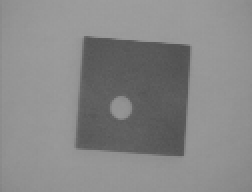
#> input picture Exercises/1/images/wdg.png, 126 x 96 px (shown 2 times larger)
$ jupyter execute --allow-errors exercise_session_1_mysol.ipynb   (shell and % lines are left out)   (text cells are left out)
#> lines starting #> are read from the running program, lines starting #| are printed output that depends on the picture; after the words box and inside, x2 and y2 are one past the last pixel; in counts of white or black regions, pixels touching at a corner belong together; pictures that were not available may be replaced by others from this repository, and a replacement may not be noted
[cell 1]

import numpy as np
import matplotlib.pyplot as plt
import cv2

from skimage import measure, color
from os import listdir

plt.rcParams['figure.figsize'] = (10, 10)
plt.rcParams['image.cmap'] = 'gray'

[cell 2]
im = cv2.imread("images/wdg.png")
#> im is the input picture: shape (96, 126, 3); min 80, max 157, mean 135.1
im = cv2.cvtColor(im, cv2.COLOR_BGR2GRAY)
#> im: shape (96, 126)
print(im.shape)
#| (96, 126)
plt.imshow(im)

[cell 3]
def threshold(im, th1, th2):
#> called with th1 = 140, th2 = 155
    out = im.copy()
    out[out < th1] = 0
    out[out > th2] = 0
#> out: shape (96, 126); min 0, max 155, mean 106

    return out;

[cell 4]
#plot intensity histogram
plt.figure()
plt.hist(im);

#segment
im_segmented = threshold(im,140,155);

#show segmented image
plt.figure()
plt.imshow(im_segmented)
#> figure, not shown here; tallest bar 65 high, from x = 134.7 to 134.7; tallest bar 88 high, from x = 142.4 to 142.5; tallest bar 85 high, from x = 142.5 to 142.5

[cell 5]
# axes for brain image
fig_brain, axs_brain = plt.subplots(1,2)

# load image, convert to grayscale and display
im_brain = cv2.imread("images/brain.png")
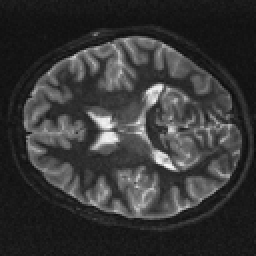
#> input picture Exercises/1/images/brain.png, 128 x 128 px (shown 2 times larger)
#> im_brain is the input picture: shape (128, 128, 3); min 9, max 251, mean 54.5
im_brain = cv2.cvtColor(im_brain, cv2.COLOR_BGR2GRAY)
#> im_brain: shape (128, 128)
plt.axes(axs_brain[0])
plt.imshow(im_brain)

#plot intensity histogram
plt.figure()
plt.hist(im_brain);

#segment
im_brain_segmented = threshold(im_brain,10,30);
#> in threshold (call 2), `out[out < th1] = 0`: out: shape (128, 128); min 0, max 251, mean 54.5

#show segmented image
#> (the rest of this cell did not finish here and is left out)

[cell 6]
# handles for shading image
fig_shading, axs_shading = plt.subplots(1,2)

# load image, convert to grayscale and display
im_shading = cv2.imread("images/shading.png")
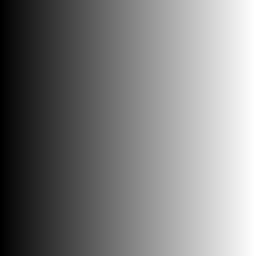
#> input picture Exercises/1/images/shading.gif, 128 x 128 px, given in place of shading.png, which was not available (shown 2 times larger)
#> im_shading is the input picture: shape (128, 128, 3); min 0, max 255, mean 128
im_shading = cv2.cvtColor(im_shading, cv2.COLOR_BGR2GRAY)
#> im_shading: shape (128, 128)
plt.axes(axs_shading[0])
plt.imshow(im_shading)

#plot intensity histogram
plt.figure()
plt.hist(im_shading);

#segment
im_shading_segmented = threshold(im_shading,10,30);
#> in threshold (call 3), `out[out < th1] = 0`: out: shape (128, 128); min 0, max 255, mean 127.8

#show segmented image
#> (the rest of this cell did not finish here and is left out)

[cell 7]
# load image
vid1 = cv2.VideoCapture("images/street1.gif")
ret, img1 = vid1.read()
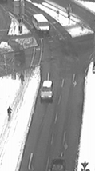
#> input picture Exercises/1/images/street1.gif, 95 x 171 px
#> img1 is the input picture: shape (171, 95, 3); min 47, max 255, mean 157.6
vid2 = cv2.VideoCapture("images/street2.gif")
ret, img2 = vid2.read()
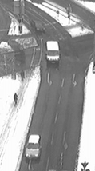
#> input picture Exercises/1/images/street2.gif, 95 x 171 px
#> img2 is the input picture: shape (171, 95, 3); min 48, max 255, mean 157

plt.subplot(121)
plt.imshow(img1)
plt.subplot(122)
plt.imshow(img2)

[cell 8]
img1 = np.float32(img1)
img2 = np.float32(img2)

[cell 9]
image_diff = np.abs(img1 - img2)/255.0
plt.imshow(image_diff)

[cell 10]
sq_of_images = listdir('images/sequence1/')
sq_of_images = ['images/sequence1/' + img for img in sq_of_images if img.endswith(".jpg")]

# 'sq_of_images' holds the list of image names. Create an image stack using them.
# read image and convert to float thus all operations are on floating image
stack = []
for i in range(0,len(sq_of_images)):
    im = cv2.imread(sq_of_images[i])/255.0
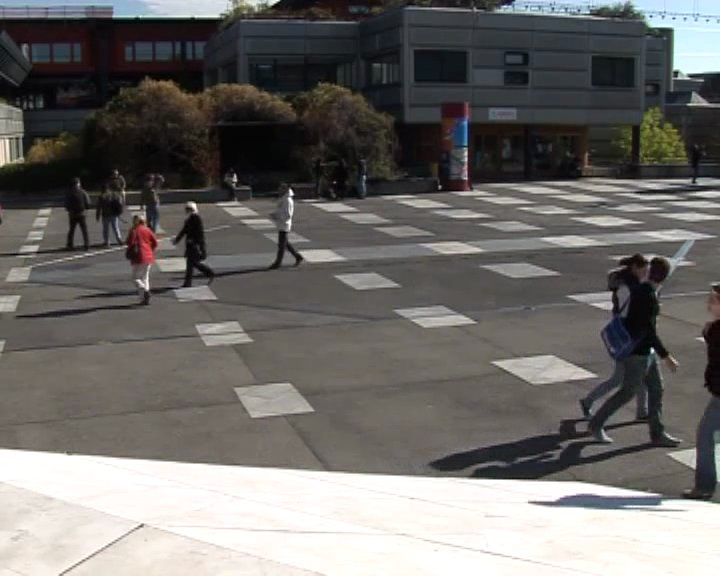
#> input picture Exercises/1/images/sequence1/im_001.jpg, 720 x 576 px
#> im: shape (576, 720, 3) float64
    stack.append(np.float32(im))

# compute mean of sequence
mean_image = np.mean(stack, axis=0)

# Compute the mean image using the stack and assign it to 'mean_image'.
plt.figure();
plt.imshow(mean_image);
plt.title('Background model');

mean_image = cv2.cvtColor(mean_image, cv2.COLOR_BGR2GRAY)
#> mean_image: shape (576, 720) float32

[cell 11]
T = 0.1
plt.figure(2)
plt.suptitle('Pedestrians')

fig = plt.figure(figsize=(20, 20))
for i in range(len(stack)):
    # Compute the foreground image here. Assign it to 'foreground' variable.
    foreground = stack[i];
    foreground = cv2.cvtColor(foreground, cv2.COLOR_BGR2GRAY);
    foreground = foreground - mean_image

    plt.subplot(6,5,i+1)
    plt.imshow(foreground)
    plt.axis('off')
    plt.title('Image: ' + str(i+1))
#> this loop made 3 passes
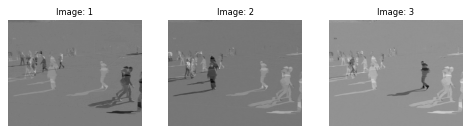
#> figure drawn by matplotlib, 3 panels

[cell 12]
# Add your code here. Before computing the model convert the images into gray-scale images.
gray_stack = []
for i in range(len(stack)):
    gray_stack.append(cv2.cvtColor(stack[i], cv2.COLOR_BGR2GRAY))
#> after the loop, gray_stack = 3 items
mu = np.mean(gray_stack, axis=0)
std = np.std(gray_stack, axis=0)

fig = plt.figure(figsize=(20, 20))
for i in range(len(stack)):
    # Compute the foreground image here. Assign it to 'foreground' variable.
    foreground = stack[i];
    foreground = cv2.cvtColor(foreground, cv2.COLOR_BGR2GRAY);

    foreground[(np.abs(foreground - mu) / std) > 0.5] = 1.0
    foreground[(np.abs(foreground - mu) / std) < 0.5] = 0.0

    plt.subplot(6,5,i+1)
    plt.imshow(np.multiply(foreground, gray_stack[i]))
    plt.axis('off')
    plt.title('Image: ' + str(i+1))
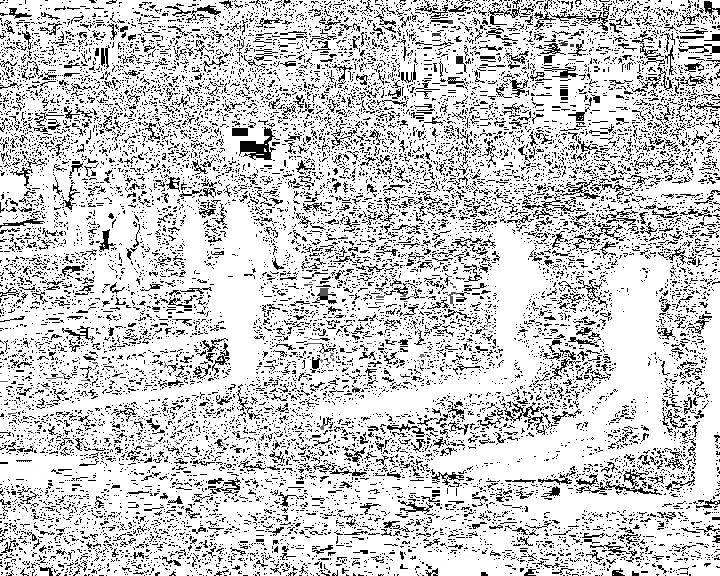
#> foreground: shape (576, 720) float32; min 0, max 1, mean 0.802

[cell 13]
im = cv2.imread("images/apples.jpg")
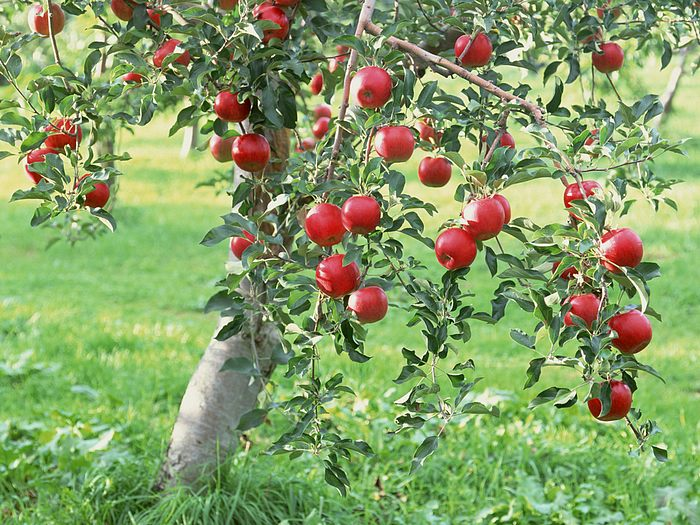
#> input picture Exercises/1/images/apples.jpg, 700 x 525 px
#> im is the input picture: shape (525, 700, 3); mean B, G, R 102.5, 157.9, 134.6
plt.imshow(im)

[cell 14]
fig, axes = plt.subplots(1, 3)
fig.set_size_inches(18.5, 10.5)

# add your code for visualizing three channels
plt.subplot(131)
plt.imshow(im[:,:,0])

plt.subplot(132)
plt.imshow(im[:,:,1])

plt.subplot(133)
plt.imshow(im[:,:,2])

[cell 15]
bin_im = np.zeros(im.shape[0:2],dtype="float32")
#> bin_im: shape (525, 700) float32; every value is 0
print(bin_im.dtype)
#| float32
#add your code fot thresholding the image
bin_im[(im[:,:,0] < 70) & (im[:,:,1] < 70) & (im[:,:,2] > 50)] = 1
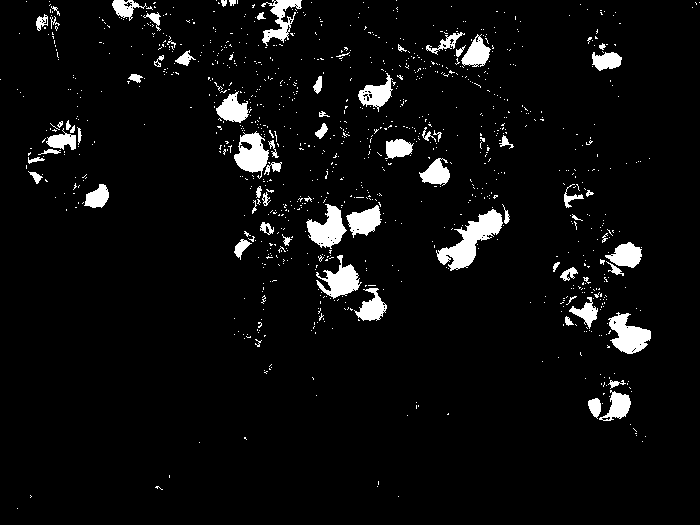
#> bin_im: shape (525, 700) float32; values 0 (black) and 1 (white), 5% white; 1044 white regions (972 under 20 px), largest, box (x1, y1, x2, y2) and area: (436, 209, 503, 271) 1608, (608, 312, 651, 354) 1019, (306, 204, 347, 249) 978
bin_im[(im[:,:,0] > 70) & (im[:,:,1] > 70) & (im[:,:,2] < 50)] = 0
plt.imshow(bin_im)

[cell 16]
#add your code to find connected components
labels = measure.label(bin_im)
#> labels: shape (525, 700) int64; 1045 distinct labels, from 0 to 1044

# Map component labels to hue val
label_hue = np.uint8(179*labels/np.max(labels))
blank_ch = 255*np.ones_like(label_hue)
#> blank_ch: shape (525, 700); every value is 255
labeled_img = cv2.merge([label_hue, blank_ch, blank_ch])
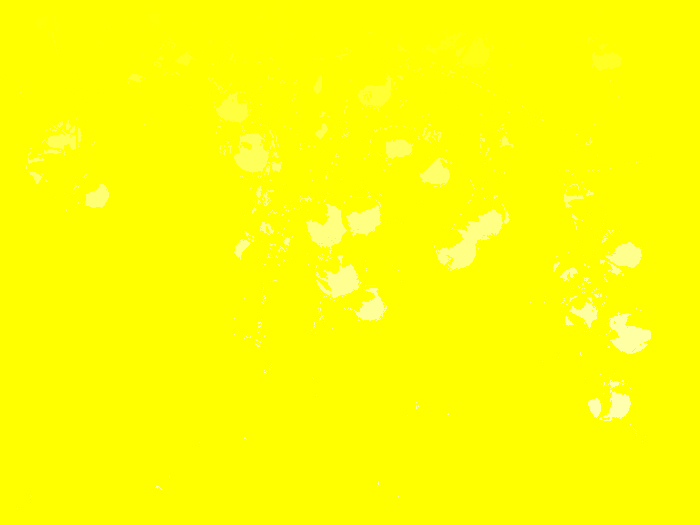
#> labeled_img: shape (525, 700, 3); mean of channels 0, 1, 2 5.1, 255, 255; drawn as B, G, R
#| int64

# cvt to BGR for display
labeled_img = cv2.cvtColor(labeled_img, cv2.COLOR_HSV2BGR)

# set bg label to black
labeled_img[label_hue==0] = 0

plt.imshow(labeled_img)

# blend in non-zero regions
im2 = np.float32(im)/255.0

t = 0.5*im2 + 0.5*labeled_img + 0.5*im2

plt.imshow(t)
plt.figure()
plt.imshow(im)

[cell 17]
plt.imshow(labels,cmap="jet")

[cell 18]
def remove_noise(label_img,threshold):

    #find all your connected components (white blobs in your image)
#> called with threshold = 50
    nb_components, output, stats, centroids = cv2.connectedComponentsWithStats(label_img)
#> nb_components = 1041; stats = 1041 rows, first 6: [0, 0, 700, 525, 348996], [26, 1, 1, 1, 1], [49, 1, 1, 1, 1], [112, 0, 35, 21, 329], [216, 0, 1, 1, 1], [221, 0, 6, 7, 31]; centroids = 1041 pairs, first value 0 to 699, second value 0 to 508

    #connectedComponentswithStats yields every seperated component with information on each of them, such as size
    #the following part is just taking out the background which is also considered a component, but most of the time we don't want that.
    sizes = stats[1:, -1];
#> sizes = 1040 values, max 1608 at index 762, min 1 at index 0, mean 17.79
    nb_components = nb_components - 1;
#> nb_components = 1040

    #your answer image
    label_img_filtered = np.zeros((label_img.shape))

    #for every component in the image, you keep it only if it's above min_size
    for i in range(0, nb_components):
        if sizes[i] >= threshold:
            label_img_filtered[output == i + 1] = 255

    return label_img_filtered
